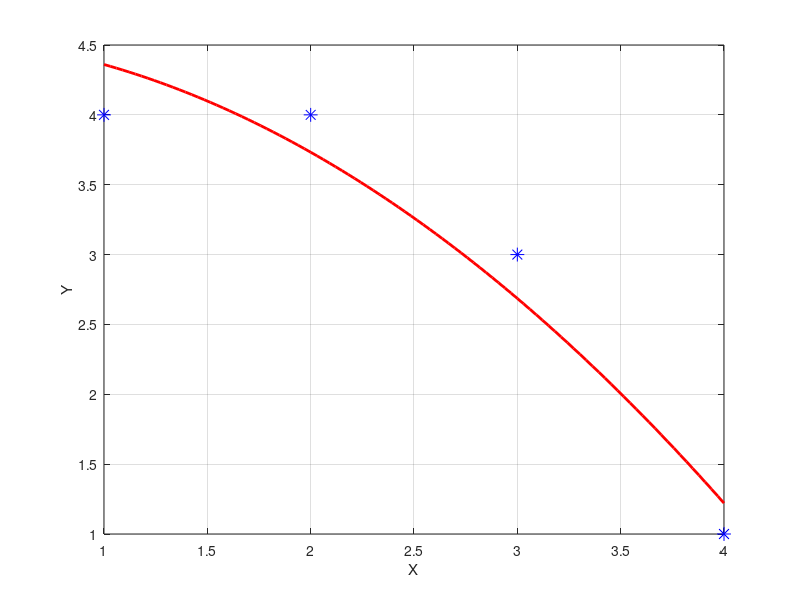

This figure's MATLAB source:
clear
clc
close all


X = [1;2;3;4]; %%%Change to Angle of attack

Y = [4;4;3;1]; %%%Change to drag points (CD)


fig = figure();
set(fig,'color','white')
set(gca,'FontSize',18)
plot(X,Y,'b*','MarkerSize',10)
grid on
xlabel('X')
ylabel('Y')

H = [ones(length(X),1),(X).^2];
Astar = inv(H'*H)*H'*Y %%%This is [Cd0;Cda]
Ytil = H*Astar;

Sr = sum((Y-Ytil).^2);
St = sum((Y-mean(Y)).^2);
r = sqrt((St-Sr)/St)

Xnew = linspace(X(1),X(end),100)';
Hnew = [ones(length(Xnew),1),(Xnew).^2];
Ytilde = Hnew*Astar;

hold on
plot(Xnew,Ytilde,'r-','LineWidth',2)
